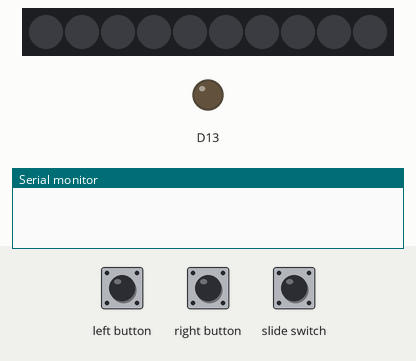
The sketch below on a simulated Adafruit Circuit Playground Express. Shown: 10 RGB LEDs in strip order, left to right, output pins drawn as LEDs (lit = HIGH), the last lines printed to the serial monitor. Inputs (shaded band) come from the test bench. Dim RGB values are drawn brighter than linear; random numbers use the default seed unless the sketch sets one.

Above: at 1.2 s.
1.3 s: right button pressed for 0.15 s
At 2.5 s:
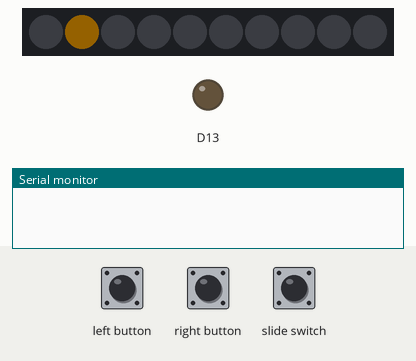
2.9 s: left button pressed for 0.15 s
At 3.7 s:
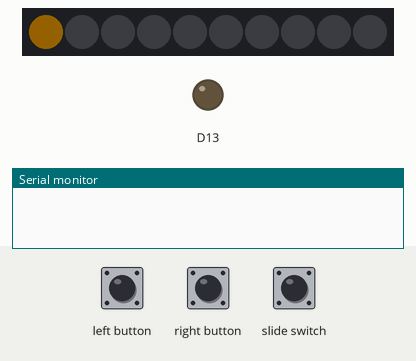
4.5 s: left button pressed for 1 s
At 4.9 s:
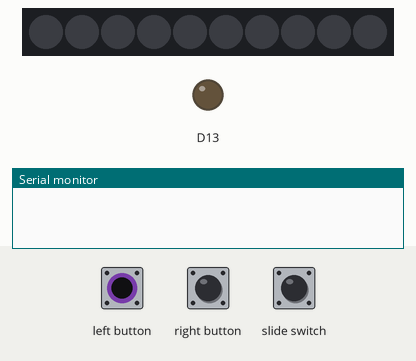
7.0 s: slide switch pulsed LOW 2 times (0.12 s each, 0.3 s apart)
At 7.25 s:
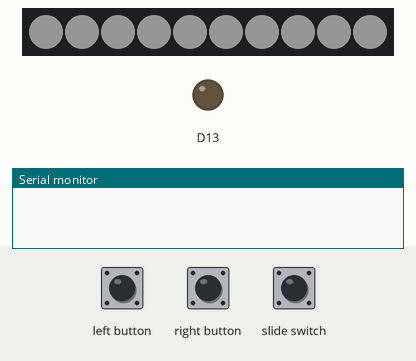
10.1 s: left button pressed for 0.15 s
At 11.8 s:
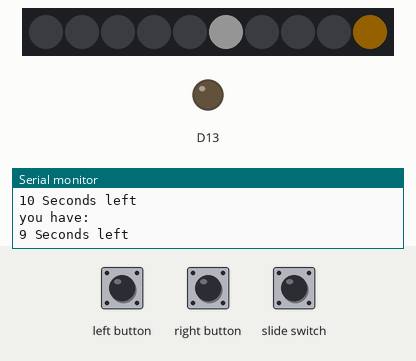
12.1 s: right button pressed for 1 s
At 13.4 s:
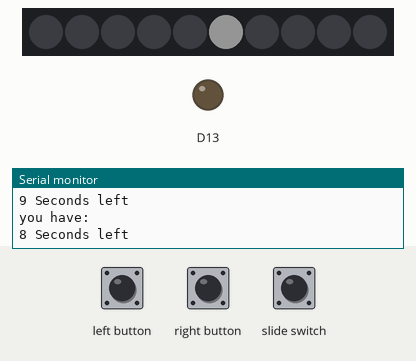
Timing chart, 0 to 15.1 s (numbered marks = the images above; inputs shaded):
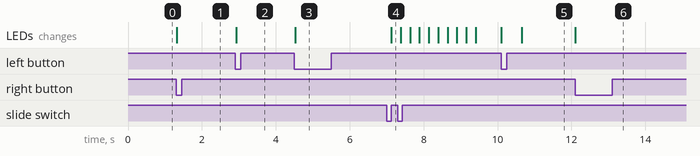

Measured:
- after the input at 1.3 s, the LEDs: change at once (image 1)
- after the input at 2.9 s, the LEDs: change at once (image 2)
- after the input at 4.5 s, the LEDs: change at once (image 3)
- after the input at 7.0 s, the LEDs: change after 0.12 s (image 4)
- after the input at 12.1 s, the LEDs: change at once (image 6)

The sketch:

Finalfor103.ino
```cpp
#include <Adafruit_CircuitPlayground.h>
#include <AsyncDelay.h>

int switchpin = 7;
int leftbutton = 4;
int rightbutton = 5;
bool gamestart = false;
bool moveright = false;
bool moveleft = false;
int charpos = 0;
int gamestate = 0;
bool victory = false;

void setup() {
  // put your setup code here, to run once:
  CircuitPlayground.begin();
  attachInterrupt(digitalPinToInterrupt(switchpin), game, RISING);
  attachInterrupt(digitalPinToInterrupt(leftbutton), left, FALLING);
  attachInterrupt(digitalPinToInterrupt(rightbutton), right, FALLING);
}

void game(){
  gamestart = true;
}
void left(){
  colorOne(charpos,0,0,0);
  charpos--;
  colorOne(charpos,255,165,0);
  delay(25);
  if (charpos >= 10){
    charpos = 0;
  }
  else if(charpos < 0){
    charpos = 10;
  }

}
void right(){
  colorOne(charpos,0,0,0);
  charpos++;
  colorOne(charpos,255,165,0);
  delay(25);
  if (charpos >= 10){
    charpos = 0;
  }
  else if(charpos < 0){
    charpos = 10;
  }

}

void loop() {
  // put your main code here, to run repeatedly:

  if(gamestart == true){

    //set up for the game
    for (int i = 0; i < 5; i++){
      colorAll(255,255,255);
      delay(250);
      colorAll(0,0,0);
      delay(250);
    }
    colorAll(0,0,0);
    colorOne(charpos,255,165,0);

    //scoring and gamestuff
    delay(1000);
    Serial.println("Game is beginning");
    int level = 1;
    bool gameover = false;
    Serial.println(gamestate);
    //correct or incorrect


    Serial.println(level);
    levels(level);

    while(gameover != true){

    if (gamestate == 1){
      victory = false;
      gameover = true;
    }
    else if(gamestate == 2){
      level++;
      gamestate = 0;
      Serial.println(level);
      levels(level);
    }

    if (victory == true){
      Serial.println("Good job you won! +5 to final score");
      for (int i = 0; i < 5; i++){
        colorAll(0,0,0);
        delay(250);
        colorAll(0,255,0);
        delay(250);
      }
      level = level + 5;
      gameover = true;
    }
    if (gameover == true){
      Serial.println("you're score was: ");
      Serial.print(level);
      gamestart = false;
    }
    }
  }


}

int gamefunc(int timer, int rLow, int rHigh, int chara){
  int pointer = random(rLow,rHigh);
  colorOne(pointer,255,255,255);
  Serial.println("Working!");
  int time = (10-timer);
  while(time >= 0){
    chara = charpos;
    Serial.println("you have: ");
    Serial.print(time);
    Serial.println(" Seconds left");
    time--;
    delay(1000);
    if (chara == pointer){
      Serial.println("success");
      return 2;
    }
  }
  Serial.println("failed");
  return 1;
}

void levels(int level){
  switch (level){
    case 1: gamestate = gamefunc(0,3,8,charpos); break;
    case 2: gamestate = gamefunc(0,2,8,charpos); break;
    case 3: gamestate = gamefunc(0,1,10,charpos); break;
    case 4: gamestate = gamefunc(1,1,10,charpos); break;
    case 5: gamestate = gamefunc(2,1,10,charpos); break;
    case 6: gamestate = gamefunc(3,1,10,charpos); break;
    case 7: gamestate = gamefunc(4,1,10,charpos); break;
    case 8: gamestate = gamefunc(5,1,10,charpos); break;
    case 9: gamestate = gamefunc(6,1,10,charpos); break;
    default: victory = true; break;
  }
}

void colorAll(float red, float green, float blue) {
  for (int i = 0; i < 10; i++) {
    CircuitPlayground.setPixelColor(i, red, green, blue);
  }

}
void colorOne(int index, float red, float green, float blue) {
  CircuitPlayground.setPixelColor(index, red, green, blue);

}
```
